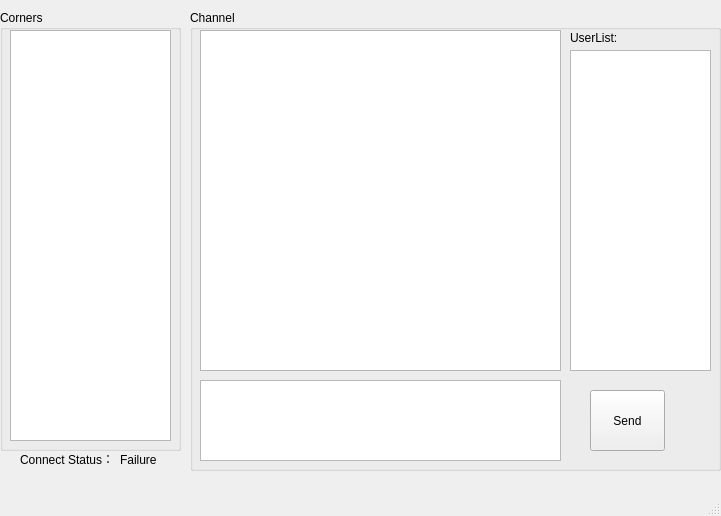
<?xml version="1.0" encoding="UTF-8"?>
<ui version="4.0">
 <class>MainWindow</class>
 <widget class="QMainWindow" name="MainWindow">
  <property name="geometry">
   <rect>
    <x>0</x>
    <y>0</y>
    <width>721</width>
    <height>516</height>
   </rect>
  </property>
  <property name="windowTitle">
   <string>Client</string>
  </property>
  <widget class="QWidget" name="centralwidget">
   <widget class="QLabel" name="label">
    <property name="geometry">
     <rect>
      <x>20</x>
      <y>448</y>
      <width>91</width>
      <height>21</height>
     </rect>
    </property>
    <property name="text">
     <string>Connect Status：</string>
    </property>
   </widget>
   <widget class="QLabel" name="label_2">
    <property name="geometry">
     <rect>
      <x>120</x>
      <y>450</y>
      <width>51</width>
      <height>20</height>
     </rect>
    </property>
    <property name="text">
     <string>Failure</string>
    </property>
   </widget>
   <widget class="QGroupBox" name="groupBox">
    <property name="geometry">
     <rect>
      <x>0</x>
      <y>10</y>
      <width>181</width>
      <height>441</height>
     </rect>
    </property>
    <property name="title">
     <string>Corners</string>
    </property>
    <widget class="QListWidget" name="listWidget_2">
     <property name="geometry">
      <rect>
       <x>10</x>
       <y>20</y>
       <width>161</width>
       <height>411</height>
      </rect>
     </property>
    </widget>
    <zorder>listWidget_2</zorder>
    <zorder>plainTextEdit</zorder>
   </widget>
   <widget class="QGroupBox" name="groupBox_2">
    <property name="geometry">
     <rect>
      <x>190</x>
      <y>10</y>
      <width>531</width>
      <height>461</height>
     </rect>
    </property>
    <property name="title">
     <string>Channel</string>
    </property>
    <widget class="QListWidget" name="listWidget">
     <property name="geometry">
      <rect>
       <x>10</x>
       <y>20</y>
       <width>361</width>
       <height>341</height>
      </rect>
     </property>
    </widget>
    <widget class="QPlainTextEdit" name="plainTextEdit">
     <property name="geometry">
      <rect>
       <x>10</x>
       <y>370</y>
       <width>361</width>
       <height>81</height>
      </rect>
     </property>
    </widget>
    <widget class="QPushButton" name="pushButton">
     <property name="geometry">
      <rect>
       <x>400</x>
       <y>380</y>
       <width>75</width>
       <height>61</height>
      </rect>
     </property>
     <property name="text">
      <string>Send</string>
     </property>
    </widget>
    <widget class="QListWidget" name="listWidget_3">
     <property name="geometry">
      <rect>
       <x>380</x>
       <y>40</y>
       <width>141</width>
       <height>321</height>
      </rect>
     </property>
    </widget>
    <widget class="QLabel" name="label_3">
     <property name="geometry">
      <rect>
       <x>380</x>
       <y>20</y>
       <width>61</width>
       <height>16</height>
      </rect>
     </property>
     <property name="text">
      <string>UserList:</string>
     </property>
    </widget>
   </widget>
  </widget>
  <widget class="QMenuBar" name="menubar">
   <property name="geometry">
    <rect>
     <x>0</x>
     <y>0</y>
     <width>721</width>
     <height>23</height>
    </rect>
   </property>
  </widget>
  <widget class="QStatusBar" name="statusbar"/>
 </widget>
 <resources/>
 <connections>
  <connection>
   <sender>pushButton</sender>
   <signal>clicked()</signal>
   <receiver>MainWindow</receiver>
   <slot>sendMessage()</slot>
   <hints>
    <hint type="sourcelabel">
     <x>650</x>
     <y>441</y>
    </hint>
    <hint type="destinationlabel">
     <x>441</x>
     <y>424</y>
    </hint>
   </hints>
  </connection>
  <connection>
   <sender>listWidget_2</sender>
   <signal>itemDoubleClicked(QListWidgetItem*)</signal>
   <receiver>MainWindow</receiver>
   <slot>enterChannel(QListWidgetItem*)</slot>
   <hints>
    <hint type="sourcelabel">
     <x>92</x>
     <y>332</y>
    </hint>
    <hint type="destinationlabel">
     <x>471</x>
     <y>375</y>
    </hint>
   </hints>
  </connection>
  <connection>
   <sender>listWidget_3</sender>
   <signal>itemDoubleClicked(QListWidgetItem*)</signal>
   <receiver>MainWindow</receiver>
   <slot>clickUserList(QListWidgetItem*)</slot>
   <hints>
    <hint type="sourcelabel">
     <x>592</x>
     <y>64</y>
    </hint>
    <hint type="destinationlabel">
     <x>550</x>
     <y>28</y>
    </hint>
   </hints>
  </connection>
 </connections>
 <slots>
  <slot>sendMessage()</slot>
  <slot>enterChannel(QListWidgetItem*)</slot>
  <slot>clickUserList(QListWidgetItem*)</slot>
  <slot>closed()</slot>
 </slots>
</ui>
